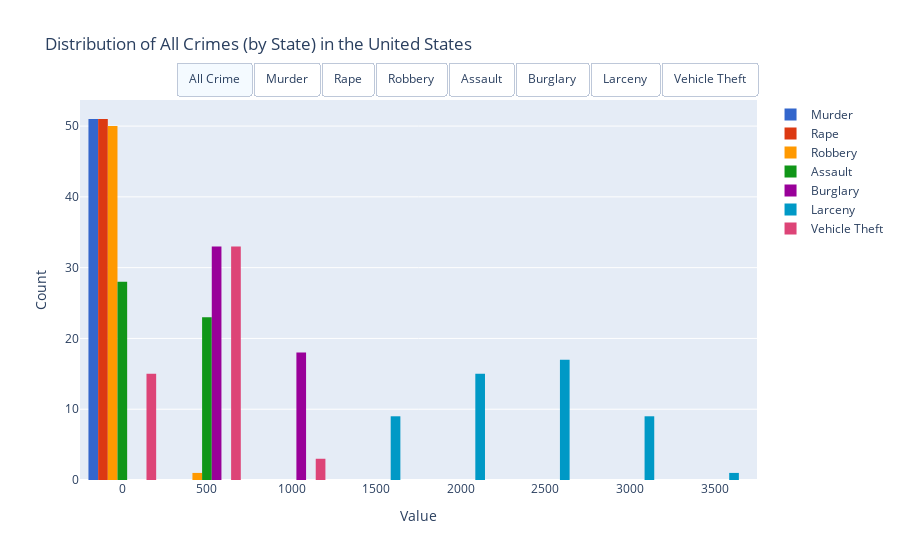

The notebook cell saved with this chart:
### Code cell
def get_plotly_visible_list(input_index,input_total):
    out = []
    
    for x in range(input_total):
        if input_index == -1:
            out.append(True)
        else:
            out.append(False)
    
    if input_index == -1:
        return out
    
    out[input_index] = True
    
    return out


colors = ["#9adabe",
"#e6afd3",
"#74d6e0",
"#e9b198",
"#7bcaed",
"#ced39f",
"#aebaeb"]

colors=["#fa7ee3",
"#f1ae37",
"#e0c939",
"#98dc4a",
"#6ae46d",
"#cbdd46",
"#41eea3"]

colors=px.colors.qualitative.G10
import plotly.express as px
plot_df = cr_df
plot_df = plot_df[plot_df['state'] != "District of Columbia"]
#fig = px.histogram(plot_df, x="murder")
#fig.show()

ci = 0
fig = go.Figure()
# Add Traces
fig.add_trace(
   go.Histogram(
      x = plot_df["murder"], name = 'Murder',nbinsx=10, marker_color=colors[ci],
   )
)

ci += 1
fig.add_trace(
   go.Histogram(
      x = plot_df["forcible_rape"], name = 'Rape',nbinsx=10,marker_color=colors[ci],
   )
)
ci += 1
fig.add_trace(
   go.Histogram(
      x = plot_df["robbery"], name = 'Robbery', nbinsx=10, marker_color=colors[ci],
   )
)
ci += 1
fig.add_trace(
   go.Histogram(
      x = plot_df["aggravated_assault"], name = 'Assault', nbinsx=10, marker_color=colors[ci],
   )
)
ci += 1
fig.add_trace(
   go.Histogram(
      x = plot_df["burglary"], name = 'Burglary', nbinsx=10, marker_color=colors[ci],
   )
)
ci += 1
fig.add_trace(
   go.Histogram(
      x = plot_df["larceny_theft"], name = 'Larceny', nbinsx=10,marker_color=colors[ci],
   )
)
ci += 1
fig.add_trace(
   go.Histogram(
      x = plot_df["motor_vehicle_theft"], name = 'Vehicle Theft', nbinsx=10,marker_color=colors[ci],
   )
)


button_count = 7
fig.layout.update(
        title_text="Distribution of All Crimes (by State) in the United States", # title of plot
        xaxis_title_text='Value', # xaxis label
        yaxis_title_text='Count', # yaxis label
         #bargroupgap=0.5, # gap between bars of adjacent location coordinates

   updatemenus = [
      go.layout.Updatemenu(
         type = "buttons", direction = "right", active = 0, x = 1, y = 1.1,
         buttons = list(
            [
               dict(
                  label = "All Crime", method = "update",
                  args = [{"visible": get_plotly_visible_list(-1,button_count)},{"title": "Distribution of All Crime (by State) in the United States"} ]
               ),

                dict(
                  label = "Murder", method = "update",
                  args = [{"visible": get_plotly_visible_list(0,button_count)},{"title": "Distribution of Murder (by State) in the United States"} ]
               ),
               dict(
                  label = "Rape", method = "update", 
                  args = [{"visible": get_plotly_visible_list(1,button_count)},{"title": "Distribution of Rape (by State) in the United States"}]
               ),
               dict(
                  label = "Robbery", method = "update", 
                  args = [{"visible": get_plotly_visible_list(2,button_count)},{"title": "Distribution of Robbery (by State) in the United States"}]
               ),
               dict(
                  label = "Assault", method = "update", 
                  args = [{"visible": get_plotly_visible_list(3,button_count)},{"title": "Distribution of Assault (by State) in the United States"}]
               ),
               dict(
                  label = "Burglary", method = "update", 
                  args = [{"visible": get_plotly_visible_list(4,button_count)},{"title": "Distribution of Burglary (by State) in the United States"}]
               ),
               dict(
                  label = "Larceny", method = "update", 
                  args = [{"visible": get_plotly_visible_list(5,button_count)},{"title": "Distribution of Larceny (by State) in the United States"}]
               ),
               dict(
                  label = "Vehicle Theft", method = "update", 
                  args = [{"visible": get_plotly_visible_list(6,button_count)},{"title": "Distribution of Vehicle Theft (by State) in the United States"}]
               ),

            ]
         )
      )
   ]
)
#//*** Show Figure (Hide the Toolbar)
fig.show(config={"displayModeBar": False, "showTips": False})

fig.write_html("output_wk11_12_python_plotly_histogram.raw", include_plotlyjs=False, full_html= False)

### Figure 1 — Plotly figure (JSON) as saved in the notebook; plotly's stock layout.template omitted (floating-point values rounded to 4 significant figures)
{"data": [{"marker": {"color": "#3366CC"}, "name": "Murder", "nbinsx": 10, "type": "histogram", "x": [5.6, 8.2, 4.8, 7.5, 6.7, 6.9, 3.7, 2.9, 4.4, 5, 6.2, 1.9, 2.4, 6, 5.7, 1.3, 3.7, 4.6, 9.9, 1.4, 9.9, 2.7, 6.1, 2.2, 7.3, 6.9, 1.9, 2.5, 8.5, 1.4, 4.8, 7.4, 4.5, 6.7, 1.1, 5.1, 5.3, 2.2, 6.1, 3.2, 7.4, 2.3, 7.2, 6.2, 2.3, 1.3, 6.1, 3.3, 4.4, 3.5, 2.7]}, {"marker": {"color": "#DC3912"}, "name": "Rape", "nbinsx": 10, "type": "histogram", "x": [31.7, 34.3, 81.1, 33.8, 42.9, 26, 43.4, 20, 44.7, 37.1, 23.6, 26.9, 40.4, 33.7, 29.6, 27.9, 38.4, 34, 31.4, 24.7, 22.6, 27.1, 51.3, 44, 39.3, 28, 32.2, 32.9, 42.1, 30.9, 13.9, 54.1, 18.9, 26.5, 24.2, 39.8, 41.7, 34.8, 28.9, 29.8, 42.5, 46.7, 36.4, 37.2, 37.3, 23.3, 22.7, 44.7, 17.7, 20.6, 24]}, {"marker": {"color": "#FF9900"}, "name": "Robbery", "nbinsx": 10, "type": "histogram", "x": [140.7, 141.4, 80.9, 144.4, 91.1, 176.1, 84.6, 113, 154.8, 169.4, 154.8, 78.5, 18.6, 181.7, 108.6, 38.9, 65.3, 88.4, 118, 24.4, 256.7, 119, 131.8, 92, 82.3, 124.1, 18.9, 59.1, 194.7, 27.4, 151.6, 98.7, 182.7, 145.5, 7.4, 163.1, 91, 68.1, 154.6, 72.1, 132.1, 18.6, 167.3, 156.6, 44.3, 11.7, 99.2, 92.1, 44.6, 82.2, 15.3]}, {"marker": {"color": "#109618"}, "name": "Assault", "nbinsx": 10, "type": "histogram", "x": [291.1, 247.8, 465.1, 327.4, 386.8, 317.3, 264.7, 138.6, 428.2, 496.6, 264.3, 147.8, 195.4, 330.2, 179.9, 223.3, 280, 139.8, 435.1, 61.7, 413.8, 308.1, 362.9, 158.7, 149.4, 366.4, 228.5, 192.5, 361.5, 72.3, 184.4, 541.9, 239.7, 289.4, 65.5, 143.4, 370.5, 181.8, 235, 146.1, 579, 108.1, 541.9, 329.8, 143.4, 83.5, 154.8, 205.8, 206.1, 135.2, 188.1]}, {"marker": {"color": "#990099"}, "name": "Burglary", "nbinsx": 10, "type": "histogram", "x": [726.7, 953.8, 622.5, 948.4, 1085.0, 693.3, 744.8, 437.1, 688.9, 926.3, 931, 767.9, 564.4, 606.9, 697.6, 606.4, 689.2, 634, 870.6, 478.5, 641.4, 541.1, 696.8, 578.9, 919.7, 738.3, 389.2, 532.4, 972.4, 317, 447.1, 1094.0, 353.3, 1201.0, 311.9, 872.8, 1006, 758.6, 451.6, 494.2, 1001.0, 324.4, 1027.0, 961.6, 606.2, 491.8, 392.1, 959.7, 621.2, 440.8, 476.3]}, {"marker": {"color": "#0099C6"}, "name": "Larceny", "nbinsx": 10, "type": "histogram", "x": [2286.0, 2650, 2599.0, 2965.0, 2711.0, 1916.0, 2735.0, 1824.0, 2144, 2658.0, 2751.0, 3308.0, 1932.0, 2165.0, 2412, 2043.0, 2758.0, 1686.0, 2494.0, 1833.0, 2294.0, 1527.0, 1918.0, 2227.0, 2084.0, 2746.0, 2543, 2574.0, 2154.0, 1377.0, 1568.0, 2640.0, 1570.0, 2546.0, 1500.0, 2429, 2644.0, 3112.0, 1729.0, 1816, 2954.0, 1344.0, 2828.0, 2962.0, 2919.0, 1686.0, 2035, 3150.0, 1794, 1993.0, 2534.0]}, {"marker": {"color": "#DD4477"}, "name": "Vehicle Theft", "nbinsx": 10, "type": "histogram", "x": [416.7, 288.3, 391, 924.4, 262.1, 712.8, 559.5, 296.8, 278.5, 423.3, 490.2, 716.4, 201.8, 308.6, 346.7, 184.6, 339.6, 210.8, 318.1, 102, 608.4, 295.1, 476.5, 278.2, 256.5, 443.1, 210.7, 316.5, 1115.0, 102.1, 317.5, 414.5, 185.6, 327.8, 166, 360.9, 391.8, 529, 236.5, 408.7, 384.4, 108.4, 420.6, 408.7, 343.9, 102.9, 211.1, 783.9, 210, 226.6, 145.1]}], "layout": {"title": {"text": "Distribution of All Crimes (by State) in the United States"}, "updatemenus": [{"active": 0, "buttons": [{"args": [{"visible": [true, true, true, true, true, true, true]}, {"title": "Distribution of All Crime (by State) in the United States"}], "label": "All Crime", "method": "update"}, {"args": [{"visible": [true, false, false, false, false, false, false]}, {"title": "Distribution of Murder (by State) in the United States"}], "label": "Murder", "method": "update"}, {"args": [{"visible": [false, true, false, false, false, false, false]}, {"title": "Distribution of Rape (by State) in the United States"}], "label": "Rape", "method": "update"}, {"args": [{"visible": [false, false, true, false, false, false, false]}, {"title": "Distribution of Robbery (by State) in the United States"}], "label": "Robbery", "method": "update"}, {"args": [{"visible": [false, false, false, true, false, false, false]}, {"title": "Distribution of Assault (by State) in the United States"}], "label": "Assault", "method": "update"}, {"args": [{"visible": [false, false, false, false, true, false, false]}, {"title": "Distribution of Burglary (by State) in the United States"}], "label": "Burglary", "method": "update"}, {"args": [{"visible": [false, false, false, false, false, true, false]}, {"title": "Distribution of Larceny (by State) in the United States"}], "label": "Larceny", "method": "update"}, {"args": [{"visible": [false, false, false, false, false, false, true]}, {"title": "Distribution of Vehicle Theft (by State) in the United States"}], "label": "Vehicle Theft", "method": "update"}], "direction": "right", "type": "buttons", "x": 1, "y": 1.1}], "xaxis": {"title": {"text": "Value"}}, "yaxis": {"title": {"text": "Count"}}}}
